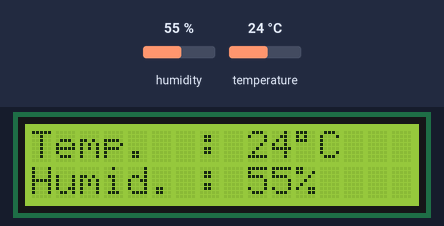
Recording of a sketch running on a simulated Arduino Uno, built with avr-gcc and run on an emulated ATmega328P. Shown: 16×2 character LCD. Inputs (shaded band) come from the test bench; at power-on: humidity 55 %, temperature 24 °C. What the sketch prints to the serial monitor is not drawn.

Above: at 1.2 s.
1.3 s: humidity set to 22 %
At 3.2 s:
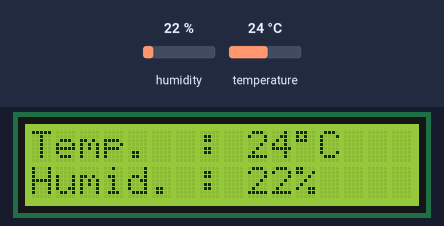
4.0 s: temperature set to 12 °C
At 5.3 s:
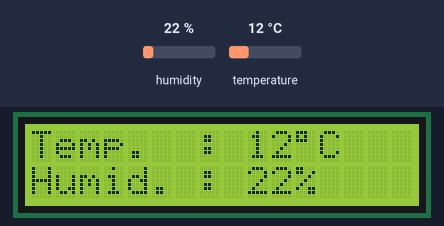
6.7 s: humidity set to 40 %
At 9.4 s:
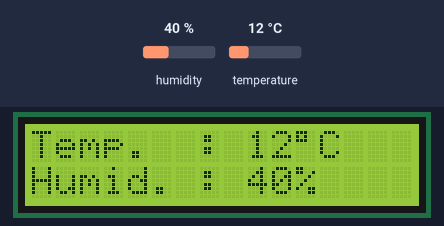
9.8 s: temperature set to 19 °C
At 11.5 s:
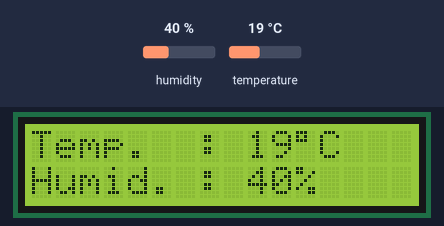
Timing chart, 0 to 13.0 s (numbered marks = the images above; inputs shaded):
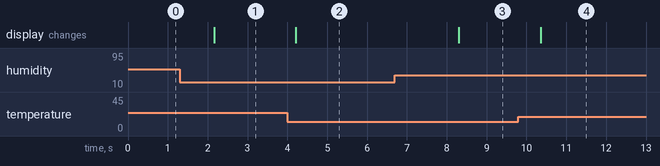

The sketch:

TUTORIAL_LCD_4.ino
```cpp
/*
   TUTORIAL LCD 1602 PADA ARDUINO
   MENGGUNAKAN I2C
   MENAMPILKAN SUHU DAN KELEMBABAN UDARA

   Pinout LCD :
   SDA -> SDA
   SCL -> SCL
   VCC -> VCC
   GND -> GND

   DHT signal -> D12
*/

#include <Wire.h>
// include library yang dibutuhkan
#include <dht.h>


#include <LiquidCrystal_I2C.h>
//set I2C address untuk Modul I2C LCD, beberapa modul menggunakan 0x3F atau 0x27

//                    addr, en,rw,rs,d4,d5,d6,d7,bl,blpol
LiquidCrystal_I2C lcd(0x3F, 2, 1, 0, 4, 5, 6, 7, 3, POSITIVE);

//inisiasi dht
dht SENSOR_DHT;

//definisikan DHT_PIN untuk pin 12
#define DHT_PIN 12

void setup()
{
  Serial.begin(115200);  // memulai komunikasi serial untuk debug
  Serial.println("Mencoba Sensor Suhu dan Kelembaban Udara DHT11 pada Arduino");

  lcd.begin(16, 2);  // inisiasi lcd
}

void loop()
{
  int cek = SENSOR_DHT.read11(DHT_PIN);
  lcd.setCursor(0, 0); //set cursor untuk mulai pada kolom 0 di baris 0
  lcd.print("Temp.  : ");
  lcd.print(SENSOR_DHT.temperature, 0); //data suhu udara
  lcd.print(char(223));//simbol derajat
  lcd.print("C");//simbol C
  lcd.setCursor(0, 1);
  lcd.print("Humid. : ");
  lcd.print(SENSOR_DHT.humidity, 0); //data kelembaban udara
  lcd.print("%");//simbol C
  delay(2000);
}
```

Measured:
- after the input at 1.3 s, the display: changes after 0.86 s (image 1)
- after the input at 4.0 s, the display: changes after 0.21 s (image 2)
- after the input at 6.7 s, the display: changes after 1.6 s (image 3)
- after the input at 9.8 s, the display: changes after 0.55 s (image 4)
